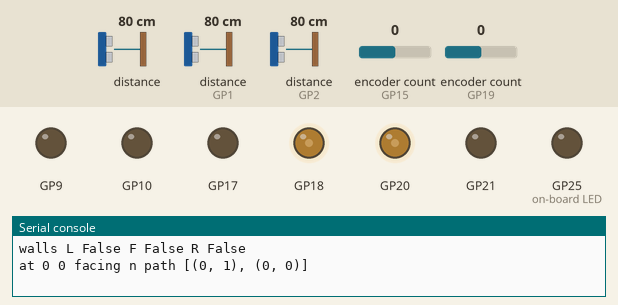
The program below on a simulated Raspberry Pi Pico running MicroPython. Shown: output pins drawn as LEDs (lit = HIGH), the last lines printed to the serial console. The inputs (shaded band) are chosen by the test bench; at power-on: distance to the obstacle 80 cm, distance to the obstacle (sensors on GP2, GP1) 80 cm, encoder count (sensors on GP15, GP19) 0. The interpreter's speed is modelled, so counts of loop turns are approximate; library files of the repository ran but are not shown: VL53L0X.py.

Above: at 1.4 s.
1.5 s: distance to the obstacle (sensor 0) set to 2 cm
At 3.47 s:
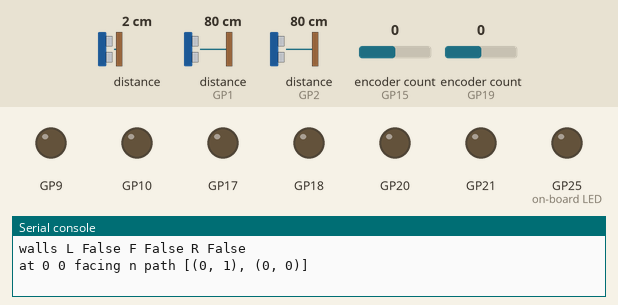
4.8 s: distance to the obstacle (sensor on GP2) set to 2 cm
At 7.22 s:
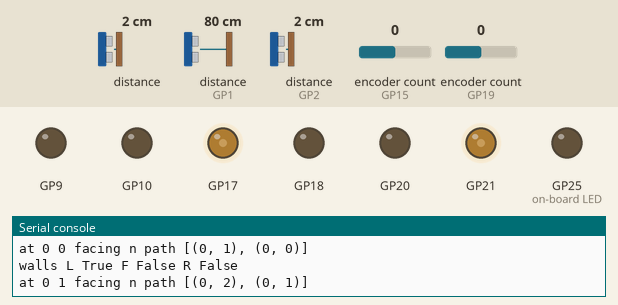
At 13.0 s:
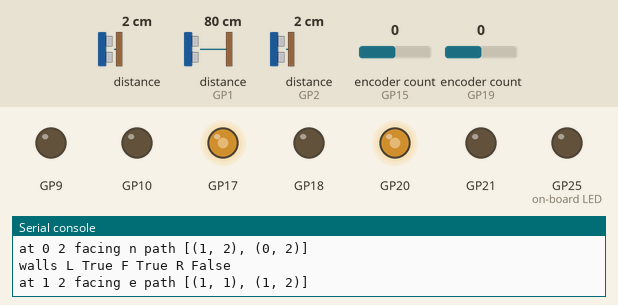
Timing chart, 0 to 14.1 s (numbered marks = the images above; inputs shaded):
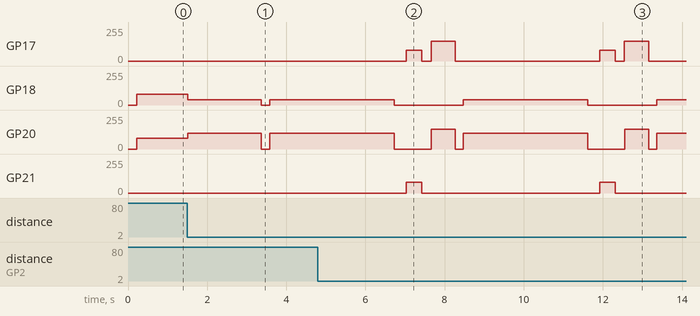

The program:

AnActualStrat.py
```python
import API
import sys

# 5 for the test maze on the board, 16 for the MMS simulator.
size_of_array = 9

# Compass helpers: (dx, dy) for a step, and which way is left/right/behind.
STEP = {'n': (0, 1), 'e': (1, 0), 's': (0, -1), 'w': (-1, 0)}
OPPOSITE = {'n': 's', 's': 'n', 'e': 'w', 'w': 'e'}
LEFT_OF = {'n': 'w', 'w': 's', 's': 'e', 'e': 'n'}
RIGHT_OF = {'n': 'e', 'e': 's', 's': 'w', 'w': 'n'}


def log(string):
    print(string)

def initialise_maze():
    global maze, pathO, pathM
    maze = [[{"distanceO": 0, "distanceM": 0,
              "e": x == size_of_array - 1, "w": x == 0,
              "n": y == size_of_array - 1, "s": y == 0,
              "stepped": False, "explored": False}
             for y in range(size_of_array)] for x in range(size_of_array)]
    # FIX: was `pathO = pathM = []`, which makes both names point at the SAME
    # list, so popping pathM (in move) silently edited pathO too.
    pathO = []
    pathM = []


def output_graphics():
    global maze, pathO, pathM
    API.clearAllColor()
    for x in range(len(maze)):
        for y in range(len(maze[x])):
            API.setText(x, y, maze[x][y]["distanceO"])
    for x in range(len(maze)):
        for y in range(len(maze[x])):
            for d in 'ensw':
                if maze[x][y][d]:
                    API.setWall(x, y, d)
    for x1, y1 in pathO:
        API.setColor(x1, y1, 'a')


def set_wall(x, y, d, present):
    """Record a wall on side d of cell (x, y) AND on the neighbour's matching
    side. Returns True if this changed what we knew. The outer boundary is
    always a wall, so a sensor reading can never open it."""
    dx, dy = STEP[d]
    nx, ny = x + dx, y + dy
    if not (0 <= nx < size_of_array and 0 <= ny < size_of_array):
        return False
    changed = maze[x][y][d] != present
    maze[x][y][d] = present
    maze[nx][ny][OPPOSITE[d]] = present
    return changed


def check_surroundings(x, y, orientation) -> bool:
    """Look left/right/front and update the map. True if a wall changed."""
    # FIX: only sense a cell the first time we are in it. Re-sensing every
    # visit let one noisy ToF reading overwrite a wall we already knew, which
    # could seal the goal off (-> infinite loop) or open a wall that is there.
    if maze[x][y]['explored']:
        return False
    wall_left = API.wallLeft()
    wall_right = API.wallRight()
    wall_front = API.wallFront()
    print("walls L", wall_left, "F", wall_front, "R", wall_right)
    new_wall = False
    new_wall |= set_wall(x, y, LEFT_OF[orientation], wall_left)
    new_wall |= set_wall(x, y, RIGHT_OF[orientation], wall_right)
    new_wall |= set_wall(x, y, orientation, wall_front)
    return new_wall


def update_distances(Mouse=False, x=0, y=0):
    """Flood fill. Mouse=False: distance from the start, until the goal is
    reached (distanceO). Mouse=True: distance from (x, y), until an
    unexplored cell of the current best path is reached (distanceM).
    Returns False if nothing it was looking for can be reached."""
    global maze, size_of_array, pathO, pathM
    for a in range(len(maze)):
        for b in range(len(maze[0])):
            maze[a][b]["stepped"] = False
    if Mouse:
        Mouse_distance = True
        for a, b in pathO:
            maze[a][b]["distanceM"] = 0
    else:
        Mouse_distance = False

    stop_finding = False
    steps_out = 0
    current_step = [(x, y)]
    maze[x][y]["stepped"] = True
    next_step = []
    x_half = y_half = size_of_array // 2
    # FIX: also stop when the frontier is empty. Before, if the goal was
    # unreachable (e.g. one wall misread) this loop never ended.
    while not stop_finding and current_step:
        for x1, y1 in current_step:
            if Mouse_distance:
                maze[x1][y1]["distanceM"] = steps_out
                if (x1, y1) in pathO and not maze[x1][y1]['explored']:
                    stop_finding = True
            else:
                maze[x1][y1]["distanceO"] = steps_out
                if (x1, y1) == (x_half, y_half):
                    stop_finding = True

            if y1 != size_of_array - 1:
                if not (maze[x1][y1]["n"] or maze[x1][y1+1]["stepped"]):
                    maze[x1][y1+1]["stepped"] = True
                    next_step.append((x1, y1 + 1))
            if y1 != 0:
                if not (maze[x1][y1]["s"] or maze[x1][y1-1]["stepped"]):
                    maze[x1][y1-1]["stepped"] = True
                    next_step.append((x1, y1 - 1))
            if x1 != size_of_array - 1:
                if not (maze[x1][y1]["e"] or maze[x1+1][y1]["stepped"]):
                    maze[x1+1][y1]["stepped"] = True
                    next_step.append((x1 + 1, y1))
            if x1 != 0:
                if not (maze[x1][y1]["w"] or maze[x1-1][y1]["stepped"]):
                    maze[x1-1][y1]["stepped"] = True
                    next_step.append((x1 - 1, y1))

        current_step = next_step
        next_step = []
        steps_out += 1
    # Cells in the last frontier were marked but never given a distance.
    for (a, b) in current_step:
        maze[a][b]["stepped"] = False
    return stop_finding


def find_path(Mouse=False, x=0, y=0):
    """Walk downhill through the flood-fill numbers to build a path.
    Path is stored target -> ... -> start (Mouse: target -> ... -> mouse)."""
    global pathO, pathM, maze
    key = "distanceM" if Mouse else "distanceO"
    if Mouse:
        best = None
        for cell in pathO:
            x2, y2 = cell
            d = maze[x2][y2]["distanceM"]
            if d != 0 and not maze[x2][y2]["explored"]:
                if best is None or d < best[0]:
                    best = (d, x2, y2)
        if best is None:
            pathM = []
            return False
        x1, y1 = best[1], best[2]
    else:
        x1 = y1 = size_of_array // 2

    path = []
    current_score = maze[x1][y1][key]
    while current_score != -1:
        path.append((x1, y1))
        # FIX: pick ONE neighbour per step (was four separate `if`s that could
        # each move the cursor again, using the already-updated x1/y1).
        moved = False
        for d in 'wsen':
            dx, dy = STEP[d]
            nx, ny = x1 + dx, y1 + dy
            if not (0 <= nx < size_of_array and 0 <= ny < size_of_array):
                continue
            if (maze[nx][ny][key] == current_score - 1
                    and not maze[x1][y1][d] and maze[nx][ny]["stepped"]):
                x1, y1 = nx, ny
                moved = True
                break
        if not moved and current_score != 0:
            return False  # map is inconsistent; don't spin forever
        current_score -= 1
    if Mouse:
        pathM = path
    else:
        pathO = path
    return True


def move(x, y, orientation) -> tuple:
    global pathM
    print("at", x, y, "facing", orientation, "path", pathM)
    if len(pathM) > 1:
        x1, y1 = pathM[-2]
    else:
        x1 = x
        y1 = y
    if pathM:
        pathM.pop()

    if x1 == x + 1:
        if orientation == 'n':
            API.turnRight()
        if orientation == 'w':
            API.turnLeft()
            API.turnLeft()
        if orientation == 's':
            API.turnLeft()
        API.moveForward()
        orientation = 'e'
    if x1 == x - 1:
        if orientation == 's':
            API.turnRight()
        if orientation == 'e':
            API.turnLeft()
            API.turnLeft()
        if orientation == 'n':
            API.turnLeft()
        API.moveForward()
        orientation = 'w'
    if y1 == y + 1:
        if orientation == 'w':
            API.turnRight()
        if orientation == 's':
            API.turnLeft()
            API.turnLeft()
        if orientation == 'e':
            API.turnLeft()
        API.moveForward()
        orientation = 'n'
    if y1 == y - 1:
        if orientation == 'e':
            API.turnRight()
        if orientation == 'n':
            API.turnLeft()
            API.turnLeft()
        if orientation == 'w':
            API.turnLeft()
        API.moveForward()
        orientation = 's'
    return (x1, y1, orientation)


def main():
    global pathO, pathM, maze
    initialise_maze()
    x = y = 0
    orientation = 'n'

    # FIX: plan BEFORE the first look. Before, the first path was only made
    # if the start cell revealed a wall; if it didn't (both sides open), pathO
    # stayed [] which counts as "everything explored" and the mouse never moved.
    update_distances()
    find_path()
    output_graphics()

    t = 0
    while True:
        new_wall = check_surroundings(x, y, orientation)
        if new_wall:
            if not update_distances() or not find_path():
                log("goal unreachable in map - a wall was probably misread")
                API.ackReset()
                return
            output_graphics()

        first_visit = not maze[x][y]['explored']
        maze[x][y]['explored'] = True

        if all(maze[a][b]['explored'] for a, b in pathO):
            break

        # FIX: re-plan the mouse's route whenever the map changed OR this is a
        # new cell. (Before it only re-planned on a new cell, so a wall found
        # on a revisit left the mouse following a route through that wall.)
        if first_visit or new_wall:
            update_distances(True, x, y)
            if not find_path(True, x, y):
                log("no route to an unexplored cell")
                API.ackReset()
                return
        if len(pathM) < 2:
            log("mouse path empty")
            API.ackReset()
            return
        x, y, orientation = move(x, y, orientation)
        t += 1

    API.ackReset()
    x = y = 0
    orientation = 'n'
    pathM = pathO.copy()
    while len(pathM) > 1:
        x, y, orientation = move(x, y, orientation)


if __name__ == "__main__":
    main()
```

API.py
```python
from machine import I2C, SoftI2C, Pin
import time
from micromouse import Micromouse
from PID import PID
from wallcentring import Walls, _mm

ticks_per_cell = 20    # travling ticks
ticks_per_90 = 520      # turning ticks
base_speed = 80         # 0..255
turn_speed = 150        # power used for turning on the spot
turn_ms = 610           # how long a 90 degree turn spins for (tune with main.py)
slow_ticks = 100           # drop to half speed this many ticks before the cell ends
wall_samples = 3        # readings per wall check (majority vote) - one noisy read cannot corrupt the map

kp, ki, kd = 0.901, 0.0, 0.375
center_mm = 84          # side reading when centred
wall_mm = 120           # side wall exists if closer than this
#this is bulshit
front_wall_mm = 150     # front wall exists if closer than this (from cell centre)
front_stop_mm = 50      # emergency stop while driving

# mouse setup

right_i2c = I2C(0, sda = Pin(4), scl = Pin(5), freq = 100000)
front_i2c = I2C(1, sda = Pin(6), scl = Pin(7), freq = 100000)
left_i2c = SoftI2C(sda = Pin(0), scl = Pin(1), freq = 100000)

mm = Micromouse()
left_motor = mm.motor_2
right_motor = mm.motor_1
left_motor._invert = False
right_motor._invert = False

pid = PID(kp, ki, kd, base_speed//2)
walls = Walls(left_i2c, front_i2c, right_i2c, pid, center_mm, wall_mm)

left, front, right = 0, 1, 2

moving = False
stop_flag = False

def _correction():
    l = _mm(walls.sensors[left])
    r = _mm(walls.sensors[right])
    est = []
    if l is not None and l < wall_mm:
        est.append(l - center_mm)
    if r is not None and r < wall_mm:
        est.append(center_mm - r)
    if not est:
        return 0
    return - pid.update(sum(est) / len(est))

# Motor helper stuff
def stop():
    left_motor.spin_stop()
    right_motor.spin_stop()
    time.sleep_ms(200)

def _reset_encoders():
    left_motor.encoder_reset()
    right_motor.encoder_reset()

def _distance():
    #important this is avg distance travled
    l = left_motor.encoder_read()
    r = right_motor.encoder_read()
    return (abs(l) + abs(r)) // 2

def _dist(i):
    return _mm(walls.sensors[i]) #ts is calling distance in mm from wall

# moving

def spin(direction):
    left_motor.spin_power(direction * turn_speed)
    right_motor.spin_power(-direction * turn_speed)
    time.sleep_ms(turn_ms)
    stop()

#    def spin(direction):
#        _reset_encoders()
#        while _distance() < ticks_per_90:
#            left_motor.spin_power(direction * turn_speed)
#            right_motor.spin_power(-direction * turn_speed)
#        stop()

def turnRight():
    spin(-1)

def turnLeft():
    spin(1)

def check_far():
    d = _dist(front)
    if d is not None and 130 < d < 180:
        time.sleep_ms(100)
        left_motor.spin_power(base_speed)
        right_motor.spin_power(base_speed)
        time.sleep_ms(200)
        stop()

def check_close():
    d = _dist(front)
    if d is not None and d < 77:
        time.sleep_ms(100)
        left_motor._invert = True
        right_motor._invert = True
        left_motor.spin_power(base_speed)
        right_motor.spin_power(base_speed)
        time.sleep_ms(400)
        stop()
        left_motor._invert = False
        right_motor._invert = False

#idfk
def moveForward(distance = 1):
    global moving, stop_flag
    for i in range(distance):
        cell_mm = 160
        mm_per_sec = 51
        move_ms = int(cell_mm / mm_per_sec * 1000)

        pid.reset()
        stop_flag = False
        moving = True
        start = time.ticks_ms()
        while time.ticks_diff(time.ticks_ms(), start) < move_ms:
            correction = _correction()
            if stop_flag:
                print("emergency stop")
                break
            left_motor.spin_power(int(base_speed - correction))
            right_motor.spin_power(int(base_speed + correction))
        moving = False
        stop()
        check_close()
        check_far()

# Walls
def _wall_seen(i, limit):
    votes = 0
    for _ in range(wall_samples):
        d = _dist(i)
        if d is not None and d < limit:
            votes += 1
    return votes * 2 > wall_samples


def wallLeft():
    return _wall_seen(left, wall_mm)

def wallRight():
    return _wall_seen(right, wall_mm)

def wallFront():
    return _wall_seen(front, front_wall_mm)

 # lazy

def setText(x, y, text):
    pass


def setWall(x, y, direction):
    pass


def setColor(x, y, color):
    pass


def clearAllColor():
    pass

def ackReset():
    stop()
    mm.led_green_set(1)
    time.sleep_ms(10000)  # gfoes after like 10 seconds
    mm.led_green_set(0)

#    def ackReset():
#        stop()
#        while not mm.get_button():
#            time.sleep_ms(20)
#        time.sleep_ms(1000)
```

PID.py
```python
import time

class PID:
    def __init__(self, kp, ki, kd, limit):
        self.kp = kp
        self.ki = ki
        self.kd = kd
        self.limit = limit #should probably be 80
        self.reset()

        #limit essentialy caps the max possible speed that the
        #mouse can move

    def reset(self):
        "removes from memeory what the last state was"
        self.integral = 0
        self.last_error = None
        self.last_time = time.ticks_us()

    def update(self, error):
        """Give it the current error, get back the correction."""
        # How long since the last update seconds using real time
        now = time.ticks_us()
        dt = time.ticks_diff(now, self.last_time) / 1_000_000
        self.last_time = now
        if dt <= 0:
            dt = 0.001

        # P: push in proportion to how wrong we are right now
        p = self.kp * error

        # I: add up error over time; cancels a steady bias.

        self.integral += error * dt
        #idk bro
        i = self.ki * self.integral
        if self.ki and abs(i) > self.limit:
            i = self.limit if i > 0 else -self.limit
            self.integral = i / self.ki

        # D: how fast the error is changing; brakes before overshooting.
        if self.last_error is None:
            d = 0
        else:
            d = self.kd * (error - self.last_error) / dt
        self.last_error = error

        out = p + i + d
        return max(-self.limit, min(self.limit, out))


        
```

wallcentring.py
```python
from machine import Pin
import time
import VL53L0X


def _start(i2c):
    try:
        s = VL53L0X.VL53L0X(i2c)    # default address 0x29
        s.start()                   # continuous ranging
        return s
    except Exception as e:
        print("tof init failed", i2c, e)
        return None


def _mm(sensor):
    try:
        d = sensor.read()
    except Exception:
        return None
    return None if d >= 8000 else d


class Walls:
    def __init__(self, left_i2c, front_i2c, right_i2c, pid, center_mm, wall_mm):
        self.sensors = (_start(left_i2c), _start(front_i2c), _start(right_i2c))
        self.pid = pid
        self.center = center_mm      # side reading when centred
        self.wall_mm = wall_mm

        self.left = self.front = self.right = None
        self.walls = None            # (left_wall, right_wall) last loop
        self.error = 0

    def read(self):
        """(left, front, right) in mm. None = nothing in range."""
        return tuple(_mm(s) for s in self.sensors)

    def update(self):
        """Read sensors -> error -> PID. Returns the steering correction."""
        self.left, self.front, self.right = self.read()

        left_wall = self.left is not None and self.left < self.wall_mm
        right_wall = self.right is not None and self.right < self.wall_mm

        # Walls appeared/disappeared -> error may jump, so restart the PID
        if (left_wall, right_wall) != self.walls:
            self.pid.reset()
            self.walls = (left_wall, right_wall)

        # Each visible wall estimates how far off-centre we are (mm).
        # + = too close to the RIGHT wall (steer left). Average them.
        # With both walls this is (left - right) / 2, so center cancels out.
        estimates = []
        if left_wall:
            estimates.append(self.left - self.center)
        if right_wall:
            estimates.append(self.center - self.right)

        if not estimates:
            self.error = 0
            return 0            # no walls: drive straight

        self.error = sum(estimates) / len(estimates)
        return self.pid.update(self.error)
```

Source omitted: micromouse.py (5926 bytes), motor.py (4021 bytes)

Measured:
- after the input at 4.8 s, GP18: 0/255 → 40/255 after 3.7 s, → 0/255 3.1 s later, → 40/255 1.7 s later; GP21: alternates 80/255 for 0.40 s and 0/255 for 4.5 s, starting after 2.2 s
